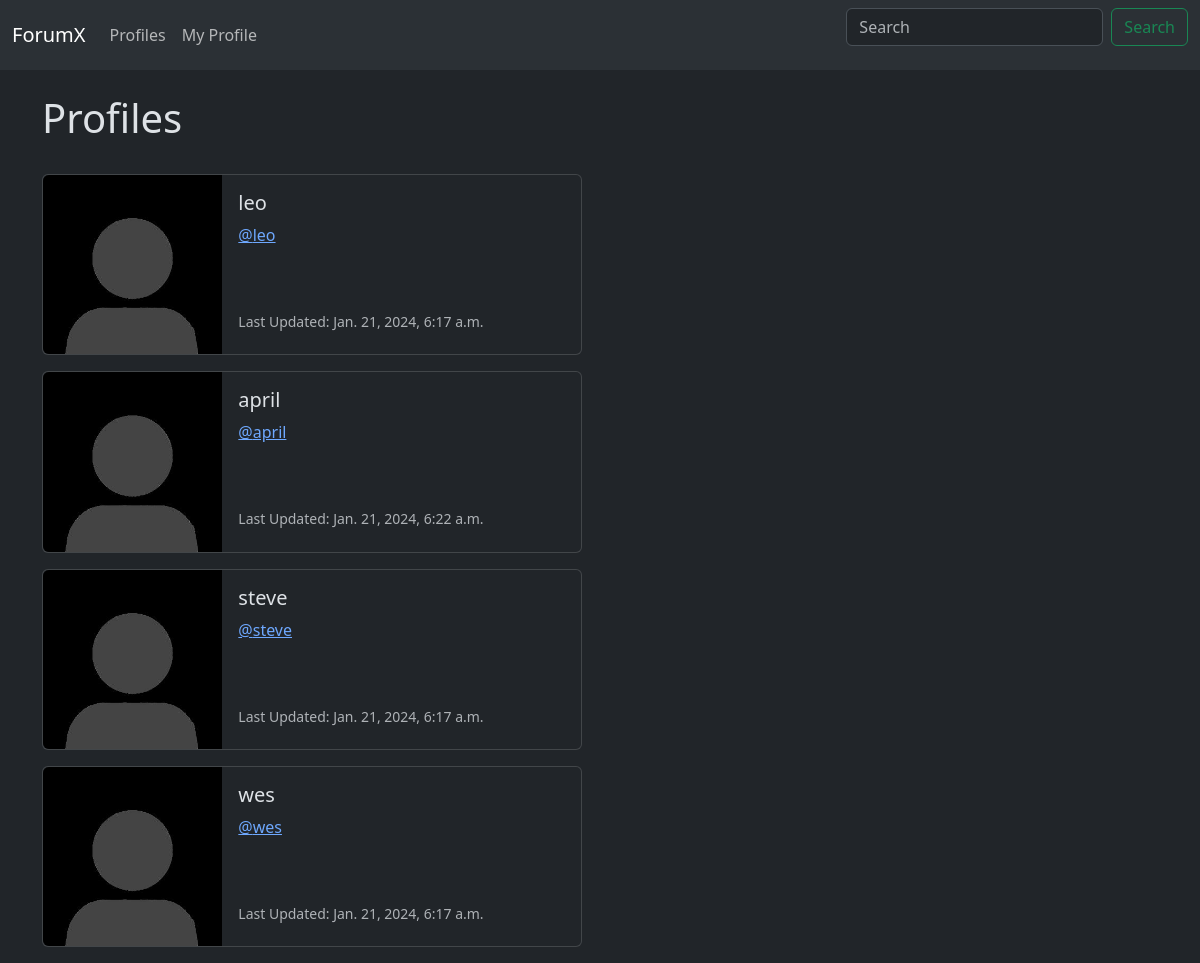
The app's page /profile_list/ (signed in), older data.
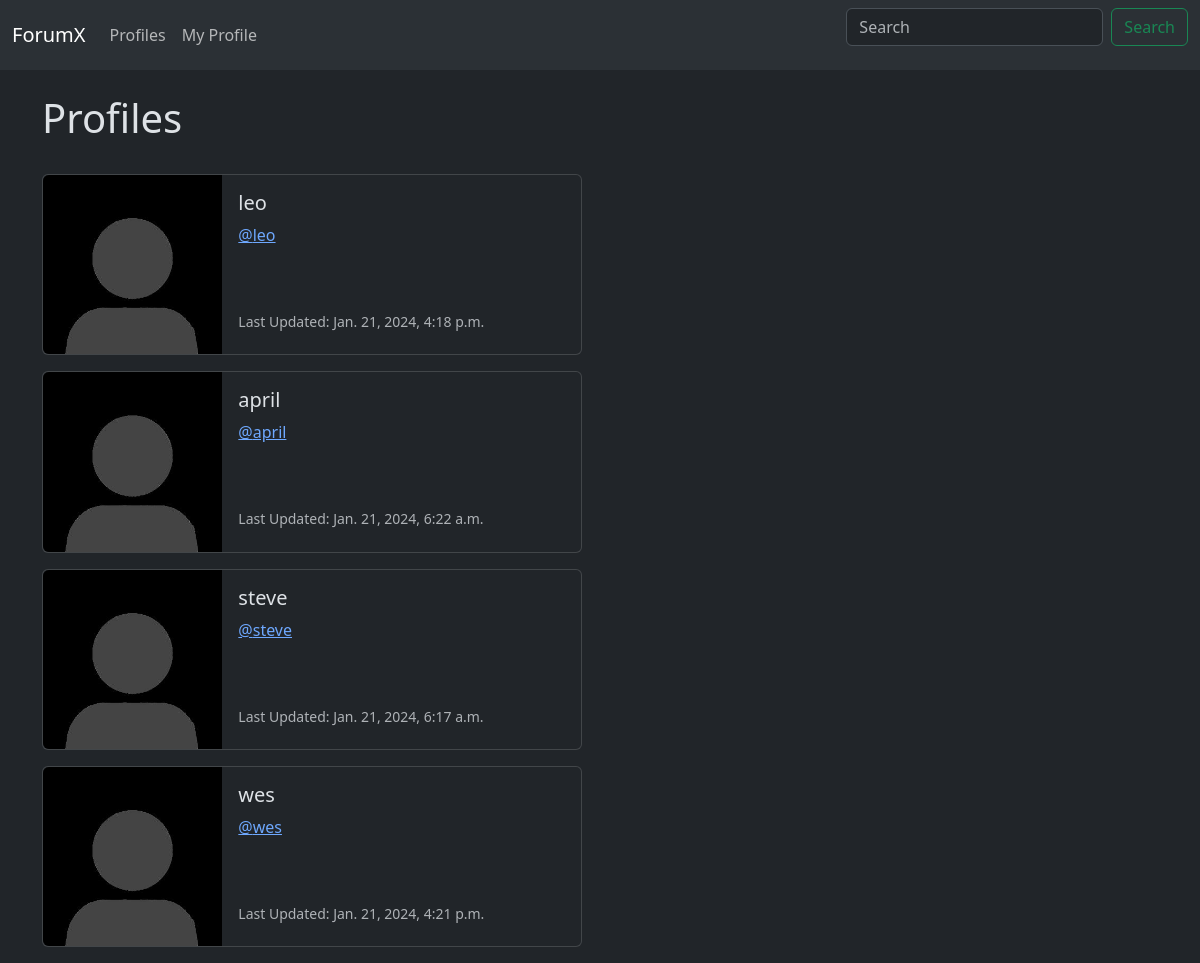
The same page, newer data.
### forumx/models.py (models this page shows, shortened)
class Profile(models.Model):
   user = models.OneToOneField(User, on_delete=models.CASCADE)
   follows = models.ManyToManyField("self",
    related_name="followed_by",
    symmetrical=False, # User does not need to follow back
    blank=True # User does not need to follow anyone
    )
   date_modified = models.DateTimeField(User, default=timezone.now)

### forumx/views.py (the view)
# urls.py: path('profile_list/', views.profile_list, name='profile_list'),
def profile_list(request):
    if request.user.is_authenticated:
        profiles = Profile.objects.exclude(user=request.user)
        return render(request, 'profile_list.html', {"profiles":profiles })
    else:
        messages.success(request,("You must be logged in to view profiles"))
        return redirect('home')

### forumx/templates/profile_list.html
{% extends 'base.html'%}
{% load static %}
{% block content %}
    <h1> Profiles </h1>
    <br>
{% if profiles %}
    {% for profile in profiles %}
    <div class="card mb-3" style="max-width: 540px;">
        <div class="row g-0">
          <div class="col-md-4">
            <img src="{% static 'images/user.jpg' %}" class="img-fluid rounded-start" alt="...">
          </div>
          <div class="col-md-8">
            <div class="card-body">
              <h5 class="card-title">{{ profile.user.username }}</h5>
              <p class="card-text"><a href="{% url 'profile' profile.user.id%}">@{{ profile.user.username|lower }}</a></p>
              <br><br>
              <p class="card-text"><small class="text-body-secondary">Last Updated: {{ profile.date_modified }}</small></p>
            </div>
          </div>
        </div>
      </div>
    {% endfor %}
{% endif %}
{% endblock %}

### forumx/templates/base.html (shortened to what this page needs)
{% load static %}
<html lang="en" data-bs-theme="dark">
  <head>
    <link
      href="https://cdn.jsdelivr.net/npm/bootstrap@5.3.2/dist/css/bootstrap.min.css"
      rel="stylesheet"
    />
  </head>
  <body>
    {% include "navbar.html" %}
    <div class="container">
        <br>
        {% block content %}
        {% endblock %}
    </div>
  </body>
</html>

### forumx/templates/navbar.html (shortened to what this page needs)
<nav class="navbar navbar-expand-lg bg-body-tertiary">
    <div class="container-fluid">
      <a class="navbar-brand" href={% url "home" %}>ForumX</a>
      <div class="collapse navbar-collapse" id="navbarSupportedContent">
        <ul class="navbar-nav me-auto mb-2 mb-lg-0">
          <li class="nav-item">
            <a class="nav-link"
            href="{% url 'profile_list' %}" >Profiles</a>
          </li>
          {% if user.is_authenticated %}
            <li class="nav-item">
              <a class="nav-link"
              href="{% url 'profile' request.user.id %}" >My Profile</a>
            </li>
          {% endif %}
        </ul>
        <form class="d-flex" role="search">
          <input class="form-control me-2" type="search" placeholder="Search" aria-label="Search">
          <button class="btn btn-outline-success" type="submit">Search</button>
        </form>
      </div>
    </div>
  </nav>

Row changes from the older to the newer data that the page shows:
changed Profile "leo": date_modified "Jan. 21, 2024, 6:17 a.m." → "Jan. 21, 2024, 4:18 p.m."
changed Profile "wes": date_modified "Jan. 21, 2024, 6:17 a.m." → "Jan. 21, 2024, 4:21 p.m."
